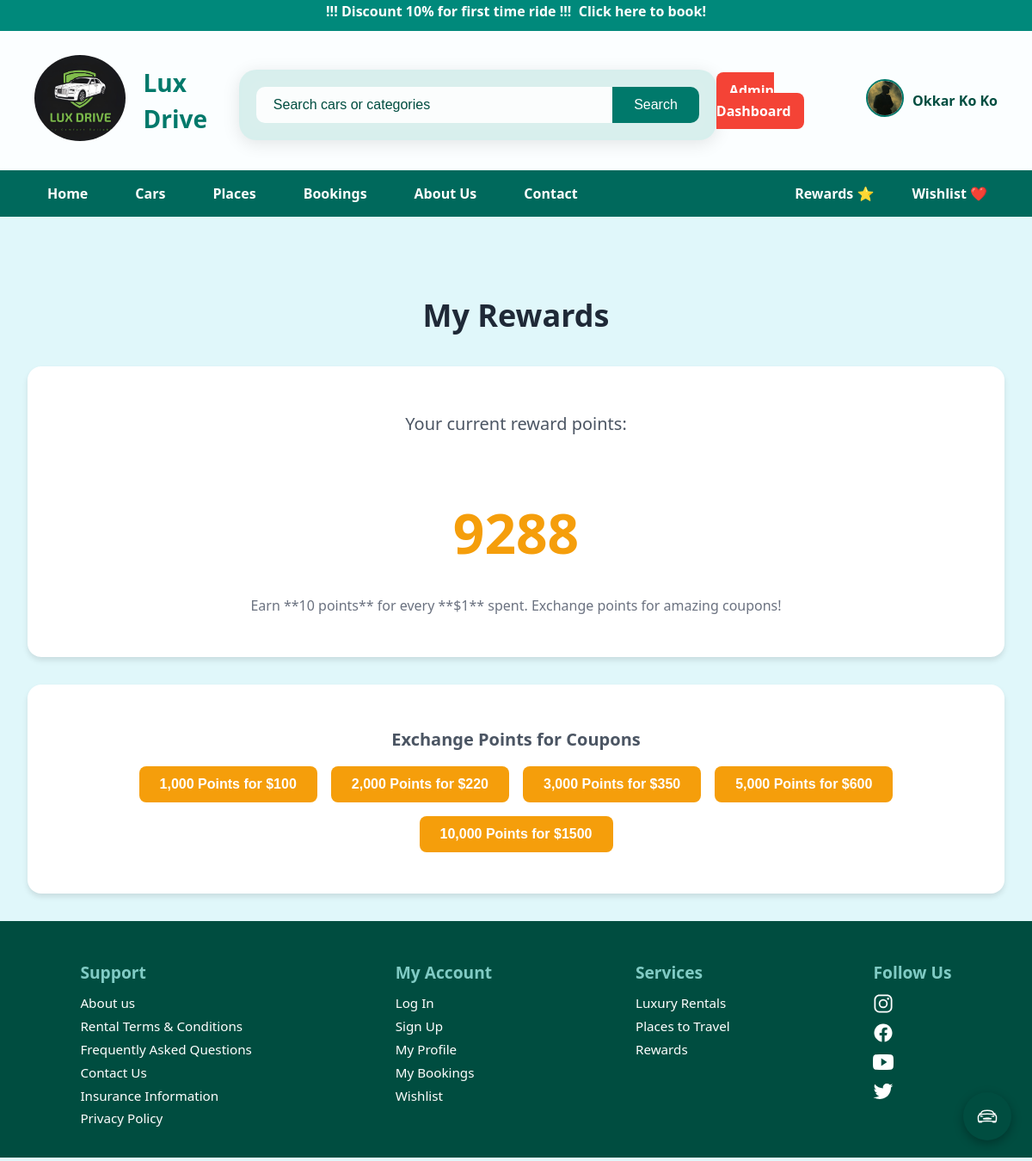
Page /rewards.php (signed in) on the committed database.
### tables this page shows
CREATE TABLE `logo` (
  `name` varchar(255) NOT NULL,
  `image` varchar(255) NOT NULL
);

CREATE TABLE `rewards` (
  `id` int(11) NOT NULL,
  `user_id` int(11) NOT NULL,
  `points` int(11) NOT NULL DEFAULT 0,
  `created_at` timestamp NOT NULL DEFAULT current_timestamp(),
  `updated_at` timestamp NOT NULL DEFAULT current_timestamp() ON UPDATE current_timestamp()
);

### rewards.php (the view, shortened to what this page needs)
<?php
require_once 'dbconnect.php';
$user_id = $_SESSION['user_id'] ?? null;
$reward_points = 0;
if ($user_id) {
    $query = "SELECT points FROM rewards WHERE user_id = ?";
    $stmt = $pdo->prepare($query);
    $stmt->execute([$user_id]);
    $reward_points = $stmt->fetchColumn() ?? 0;
}
$exchange_options = [
    1000 => 100,
    2000 => 220,
    3000 => 350,
    5000 => 600,
    10000 => 1500
];
?>
<!DOCTYPE html>
<html lang="en">
<head>
</head>
<?php require_once 'header.php'; ?>
<body>
    <div class="container">
        <h1 class="page-title">My Rewards</h1>
        <div class="reward-card">
            <p class="sub-text">Your current reward points:</p>
            <p class="points-display"><?= htmlspecialchars($reward_points); ?></p>
            <p class="info-text">Earn **10 points** for every **$1** spent. Exchange points for amazing coupons!</p>
        </div>
        <div class="exchange-card">
            <h2 class="sub-text">Exchange Points for Coupons</h2>
            <div class="exchange-buttons">
                <?php foreach ($exchange_options as $points => $value): ?>
                    <button class="exchange-btn" data-points="<?= $points; ?>" data-value="<?= $value; ?>">
                        <?= htmlspecialchars(number_format($points)); ?> Points for $<?= htmlspecialchars($value); ?>
                    </button>
                <?php endforeach; ?>
            </div>
        </div>
    </div>
    <?php require_once 'footer.php'; ?>
</body>
</html>

### header.php (shortened to what this page needs)
<?php
require_once 'dbconnect.php';
$logo_name = 'Lux Drive';
$logo_image = '';
try {
    $stmt_logo = $pdo->prepare("SELECT name, image FROM logo LIMIT 1");
    $stmt_logo->execute();
    $db_logo = $stmt_logo->fetch(PDO::FETCH_ASSOC);
    if ($db_logo) {
        $logo_name = htmlspecialchars($db_logo['name']);
        $logo_image = htmlspecialchars($db_logo['image']);
    }
} catch (PDOException $e) {
    error_log("Database error fetching logo: " . $e->getMessage());
}
?>
<!DOCTYPE html>
<html lang="en">
<head>
    <link rel="stylesheet" href="css/header.css">
</head>
<body>
    <div class="fixed-top">
        <div class="discount1">
            <p style="text-align: center; padding-top: 0.4%;">
                !!! Discount 10% for first time ride !!!
                <a href="rentcars.php" style="text-decoration: none; color: white;">&nbsp;Click here to book!</a>
            </p>
        </div>
        <div class="header1">
            <div class="logo-area1">
                <a href="homepage.php" style="text-decoration: none;">
                    <img src="<?php echo $logo_image; ?>" alt="<?php echo $logo_name; ?>" class="logo-img">
                </a>
                <a href="homepage.php" style="text-decoration: none;">
                    <h1><?php echo $logo_name; ?></h1>
                </a>
            </div>
            <form action="rentcars.php" method="GET" class="search-box1">
                <input type="text" name="search_query" placeholder="Search cars or categories">
                <button type="submit">Search</button>
            </form>
            <div class="admin-btn-container1">
                <?php if (!empty($_SESSION['user_id'])): ?>
                    <?php if (isset($_SESSION['role']) && $_SESSION['role'] === 'admin'): ?>
                        <a href="admin_dashboard.php" class="btn admin-btn">Admin Dashboard</a>
                    <?php endif; ?>
            </div>
            <div class="auth-area1">
                <div class="user-profile-container">
                    <a href="user_profile.php" title="My Profile">
                        <?php if (!empty($_SESSION['profile_picture'])): ?>
                            <img src="<?php echo htmlspecialchars($_SESSION['profile_picture']); ?>" alt="Profile" class="profile-pic">
                        <?php else: ?>
                            <ion-icon name="person-circle-outline" class="profile-icon"></ion-icon>
                        <?php endif; ?>
                    </a>
                    <?php if (!empty($_SESSION['user_name'])): ?>
                        <span class="user-name"><?php echo htmlspecialchars($_SESSION['user_name']); ?></span>
                    <?php endif; ?>
                </div>
            <?php else: ?>
                <a href="login.php" class="login-btn">Login</a>
                <a href="signup.php" class="Signup-btn">Sign Up</a>
            <?php endif; ?>
            </div>
        </div>
        <nav>
            <ul>
                <li><a href="homepage.php">Home</a></li>
                <li><a href="rentcars.php">Cars</a>
                </li>
                <li class="places-dropdown-parent">Places
                </li>
                <li><a href="booking_history.php">Bookings</a></li>
                <li><a href="about_us.php">About Us</a></li>
                <li><a href="contact.php">Contact</a></li>
            </ul>
            <div class="nav-right">
                <a href="rewards.php" title="Rewards">Rewards ⭐</a>
                <a href="wishlist.php" title="Wishlist">Wishlist ❤️</a>
            </div>
        </nav>
    </div>
</body>
</html>

### css/header.css (style rules this page uses)
body { margin: 0; font-family: "Segoe UI", sans-serif; background: #e0f7fa; }
.discount1 { background-color: #00897b; color: #fff; font-weight: bold; height: 30px; padding-bottom: 10px; margin-top: -20px; }
.header1 { display: flex; justify-content: space-between; align-items: center; padding: 15px 40px; background: rgba(255, 255, 255, 0.85); backdrop-filter: blur(5px); }
.logo-area1 { display: flex; align-items: center; cursor: pointer; border-radius: 50%; }
.logo-area1 img { height: 100px; margin-right: 10px; border-radius: 50%; border: #00bfa5; }
.logo-area1 h1 { font-size: 28px; color: #00796b; margin-left: 10px; }
.search-box1 { width: 50%; margin: 30px auto 20px auto; display: flex; justify-content: center; align-items: center; backdrop-filter: blur(10px); background: rgba(0, 150, 136, 0.15); padding: 20px; border-radius: 20px; box-shadow: 0 4px 20px rgba(0, 0, 0, 0.1); }
.search-box1 input { flex: 1; padding: 12px 20px; font-size: 16px; border: none; border-radius: 10px 0 0 10px; outline: none; background: rgba(255, 255, 255, 0.9); color: #00796b; }
.search-box1 input::placeholder { color: #004d40; }
.search-box1 button { padding: 12px 25px; font-size: 16px; border: none; border-radius: 0 10px 10px 0; background-color: #00796b; color: white; cursor: pointer; transition: background 0.3s ease; }
.admin-btn-container1 { position: relative; margin-right: 15px; }
.admin-btn { background-color: #f44336; color: white; font-weight: bold; padding: 10px 15px; border-radius: 8px; text-decoration: none; transition: background-color 0.3s; }
.user-profile-container { display: flex; align-items: center; gap: 10px; cursor: pointer; }
.profile-pic { width: 40px; height: 40px; border-radius: 50%; object-fit: cover; border: 2px solid #00796b; transition: transform 0.3s ease; }
.user-name { font-size: 16px; font-weight: bold; color: #004d40; white-space: nowrap; max-width: 120px; overflow: hidden; text-overflow: ellipsis; }
nav { background: #00695c; display: flex; justify-content: space-between; align-items: center; padding: 0 40px; position: relative; }
nav ul { list-style: none; padding: 0; margin: 0; display: flex; gap: 25px; }
nav li { position: relative; padding: 15px 15px; color: white; cursor: pointer; font-weight: 600; }
nav li a { text-decoration: none; color: white; }
.nav-right { display: flex; align-items: center; gap: 20px; }
.nav-right a, .nav-right button { color: white; background: transparent; border: none; cursor: pointer; font-weight: 600; text-decoration: none; position: relative; display: flex; align-items: center; gap: 8px; font-size: 16px; padding: 8px 12px; border-radius: 6px; transition: background 0.3s ease; }

### css/footer.css (style rules this page uses)
body { margin: 0; font-family: "Segoe UI", sans-serif; background: #e0f7fa; }

### rewards.php (style rules this page uses)
body { font-family: 'Inter', sans-serif; background-color: #f3f4f6; margin: 0; padding: 0; line-height: 1.5; letter-spacing: normal; }
.container { max-width: 1200px; margin: 2rem auto 0; padding: 2rem; }
.reward-card { background-color: white; border-radius: 1rem; box-shadow: 0 4px 6px rgba(0, 0, 0, 0.1); padding: 2rem; text-align: center; margin-bottom: 2rem; }
.exchange-card { background-color: white; border-radius: 1rem; box-shadow: 0 4px 6px rgba(0, 0, 0, 0.1); padding: 2rem; text-align: center; }
.page-title { font-size: 2.25rem; font-weight: 700; text-align: center; color: #1f2937; margin-bottom: 2rem; }
.sub-text { font-size: 1.25rem; color: #4b5563; margin-bottom: 1rem; }
.points-display { font-size: 4rem; font-weight: 700; color: #f59e0b; margin-bottom: 1.5rem; }
.info-text { color: #6b7280; margin-bottom: 1rem; }
.exchange-buttons { display: flex; flex-wrap: wrap; justify-content: center; gap: 1rem; }
.exchange-buttons button { background-color: #f59e0b; color: white; padding: 0.75rem 1.5rem; font-size: 1rem; font-weight: 600; border: none; border-radius: 0.5rem; cursor: pointer; transition: background-color 0.3s; }

### rows in the picture
logo: image (picture), name "Lux Drive"
rewards: points "9288"

### other values in the picture
$_SESSION['user_name'] "Okkar Ko Ko"
$points "1,000"
$value "100"
$points "2,000"
$value "220"
$points "3,000"
$value "350"
$points "5,000"
$value "600"
$points "10,000"
$value "1500"
